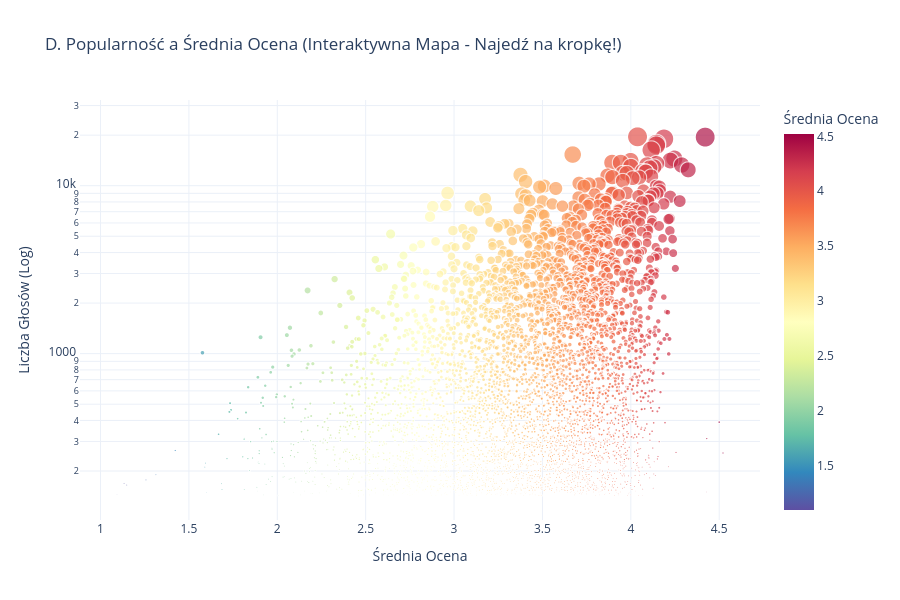

Source (notebook cell):
### Markdown cell above
## 4. Analiza Eksploracyjna (EDA) - Big Data Insights

W tym etapie przeprowadzamy głęboką analizę statystyczną i wizualną zbioru danych, aby zrozumieć zachowania użytkowników i strukturę bazy filmowej.

Wygenerujemy hybrydowy **Dashboard Analityczny**, łączący statyczne zestawienia strukturalne z interaktywną mapą popularności:

1.  **Preferencje Globalne (Rozkład Ocen):** Analiza tendencji użytkowników do wystawiania konkretnych not (Histogram).
2.  **Aktywność Użytkowników (Power Law):** Weryfikacja występowania "Długiego Ogona" (Long Tail) – identyfikacja grupy super-użytkowników.
3.  **Analiza Treści (Gatunki):** Zestawienie dominujących kategorii filmowych w zbiorze MovieLens.
4.  **Interaktywna Mapa Jakości (Popularność vs Rating):** Narzędzie Plotly pozwalające na inspekcję 5000 najpopularniejszych filmów i analizę korelacji między liczbą głosów a średnią oceną.

Dodatkowo obliczymy **Rzadkość Macierzy (Sparsity)** – kluczowy wskaźnik matematyczny definiujący stopień trudności zadania dla algorytmu ALS.

### Code cell
import matplotlib.pyplot as plt
import seaborn as sns
import pandas as pd
import numpy as np
import plotly.express as px
from pyspark.sql.functions import split, explode, col
import pyspark.sql.functions as F

# Konfiguracja stylu wykresów statycznych
plt.style.use('seaborn-v0_8-whitegrid')
sns.set_context("paper", font_scale=1.4)
colors = sns.color_palette("viridis", 10)

print("=== KOMPLEKSOWA ANALIZA BIG DATA (EDA) ===")

# --- 1. STATYSTYKI GLOBALNE ---
num_ratings = df_ratings.count()
num_users = df_ratings.select("userId").distinct().count()
num_movies = df_ratings.select("movieId").distinct().count()

# Obliczanie Rzadkości (Sparsity)
denominator = num_users * num_movies
sparsity = (1.0 - (num_ratings * 1.0) / denominator) * 100

print(f"   WYMIARY ZBIORU DANYCH:")
print(f"   - Liczba Ocen:         {num_ratings:,}")
print(f"   - Liczba Użytkowników: {num_users:,}")
print(f"   - Liczba Filmów:       {num_movies:,}")
print(f"   - Interakcje (U x I):  {denominator:,}")
print(f"   - Rzadkość (Sparsity): {sparsity:.4f}% (Tyle % macierzy jest puste!)")

# ==========================================
# CZĘŚĆ 1: WYKRESY STATYCZNE (Matplotlib/Seaborn)
# ==========================================

# Zmieniamy układ na 1 wiersz x 3 kolumny, aby zrobić miejsce na mapę pod spodem
fig, axes = plt.subplots(1, 3, figsize=(20, 6))
fig.suptitle('Dashboard Analityczny Zbioru MovieLens', fontsize=22, weight='bold')

# WYKRES 1: Rozkład Ocen (Histogram)
rating_counts = df_ratings.groupBy("rating").count().orderBy("rating").toPandas()
# Poprawka hue/legend=False usuwa ostrzeżenia
sns.barplot(ax=axes[0], x='rating', y='count', data=rating_counts, hue='rating', legend=False, palette='viridis')
axes[0].set_title('A. Preferencje Globalne (Rozkład Ocen)', fontsize=16)
axes[0].set_xlabel('Ocena')
axes[0].set_ylabel('Liczba Głosów')
axes[0].grid(axis='y', alpha=0.3)

# WYKRES 2: Aktywność Użytkowników (User Activity - Long Tail)
user_activity = df_ratings.groupBy("userId").count().withColumnRenamed("count", "rating_count").toPandas()
user_activity = user_activity.sort_values(by="rating_count", ascending=False).reset_index(drop=True)

axes[1].plot(user_activity['rating_count'], color='#e74c3c', linewidth=2)
axes[1].fill_between(range(len(user_activity)), user_activity['rating_count'], color='#e74c3c', alpha=0.3)
axes[1].set_title('B. Aktywność Użytkowników (Power Law)', fontsize=16)
axes[1].set_xlabel('Indeks Użytkownika (Posortowany)')
axes[1].set_ylabel('Liczba Ocen')
axes[1].set_yscale('log') # Skala logarytmiczna
axes[1].text(10, user_activity['rating_count'][0], 'Super-Users', fontsize=12)

# WYKRES 3: Popularność Gatunków
genres_df = df_movies.withColumn("genre", explode(split(col("genres"), "\\|")))
genre_counts = genres_df.groupBy("genre").count().orderBy("count", ascending=False).toPandas()
genre_counts = genre_counts[genre_counts['genre'] != '(no genres listed)'].head(15)

# Poprawka hue/legend=False usuwa ostrzeżenia
sns.barplot(ax=axes[2], x='count', y='genre', data=genre_counts, hue='genre', legend=False, palette='magma')
axes[2].set_title('C. Dominujące Gatunki Filmowe', fontsize=16)
axes[2].set_xlabel('Liczba Filmów w Bazie')
axes[2].set_ylabel('')

plt.tight_layout(rect=[0, 0.03, 1, 0.95])
plt.show()

# ==========================================
# CZĘŚĆ 2: WYKRES INTERAKTYWNY (Plotly)
# ==========================================

# 1. Agregacja danych
stats_df = df_ratings.groupBy("movieId").agg(
    F.count("rating").alias("count"),
    F.avg("rating").alias("avg_rating")
)

# 2. DOŁĄCZENIE TYTUŁÓW (Join) - Kluczowe dla Hovera
stats_with_titles = stats_df.join(df_movies, "movieId", "inner")

# 3. Pobranie do Pandas
# Sortujemy malejąco po popularności i bierzemy TOP 5000
plot_data = (stats_with_titles
    .filter(F.col("count") > 10)
    .orderBy(F.col("count").desc())
    .limit(5000)
    .toPandas())

# 4. Rysowanie w Plotly
fig_interactive = px.scatter(
    plot_data,
    x="avg_rating",
    y="count",
    hover_name="title",          # Tytuł w dymku
    hover_data=["movieId", "genres"],
    size="count",                # Wielkość kropki
    color="avg_rating",          # Kolor
    log_y=True,                  # Skala logarytmiczna
    title="D. Popularność a Średnia Ocena (Interaktywna Mapa - Najedź na kropkę!)",
    labels={"avg_rating": "Średnia Ocena", "count": "Liczba Głosów (Log)"},
    color_continuous_scale="Spectral_r",
    height=600
)

fig_interactive.update_layout(template="plotly_white")
fig_interactive.show()

# Wnioski tekstowe pod spodem (Oryginalne)
print("-" * 100)
print("🔍 WNIOSKI Z ANALIZY WIZUALNEJ:")
print("1. [Wykres A] Użytkownicy mają tendencję do oceniania filmów pozytywnie (średnia ~3.5). Oceny 0.5 i 1.0 są rzadkie.")
print("2. [Wykres B] Występuje klasyczny 'Długi Ogon'. Mała grupa użytkowników generuje większość ruchu w serwisie.")
print(f"   Najaktywniejszy użytkownik ocenił {user_activity['rating_count'].max()} filmów!")
print(f"3. [Wykres C] Najpopularniejsze gatunki to: {genre_counts.iloc[0]['genre']}, {genre_counts.iloc[1]['genre']}.")
print("4. [Wykres D] Filmy z bardzo wysoką średnią (5.0) to często niszowe produkcje z małą liczbą głosów.")
print("   Prawdziwe hity (duża liczba głosów) oscylują w granicach oceny 4.0.")
print("-" * 100)

### Figure 1 — Plotly figure (JSON) as saved in the notebook; plotly's stock layout.template omitted (floating-point values rounded to 4 significant figures; data arrays with more than 128 entries replaced by an {"elided": "..."} marker saying what was removed)
{"data": [{"customdata": {"elided": "5000x2 mixed values"}, "hovertemplate": "<b>%{hovertext}</b><br><br>Średnia Ocena=%{marker.color}<br>Liczba Głosów (Log)=%{marker.size}<br>movieId=%{customdata[0]}<br>genres=%{customdata[1]}<extra></extra>", "hovertext": {"elided": "5000 str values"}, "legendgroup": "", "marker": {"color": {"elided": "5000 float values"}, "coloraxis": "coloraxis", "size": {"elided": "5000 int values"}, "sizemode": "area", "sizeref": 48.86, "symbol": "circle"}, "mode": "markers", "name": "", "showlegend": false, "x": {"elided": "5000 float values"}, "xaxis": "x", "y": {"elided": "5000 int values"}, "yaxis": "y", "type": "scattergl"}], "layout": {"xaxis": {"anchor": "y", "domain": [0.0, 1.0], "title": {"text": "Średnia Ocena"}}, "yaxis": {"anchor": "x", "domain": [0.0, 1.0], "title": {"text": "Liczba Głosów (Log)"}, "type": "log"}, "coloraxis": {"colorbar": {"title": {"text": "Średnia Ocena"}}, "colorscale": [[0.0, "rgb(94,79,162)"], [0.1, "rgb(50,136,189)"], [0.2, "rgb(102,194,165)"], [0.3, "rgb(171,221,164)"], [0.4, "rgb(230,245,152)"], [0.5, "rgb(255,255,191)"], [0.6, "rgb(254,224,139)"], [0.7, "rgb(253,174,97)"], [0.8, "rgb(244,109,67)"], [0.9, "rgb(213,62,79)"], [1.0, "rgb(158,1,66)"]]}, "legend": {"tracegroupgap": 0, "itemsizing": "constant"}, "title": {"text": "D. Popularność a Średnia Ocena (Interaktywna Mapa - Najedź na kropkę!)"}, "height": 600}}
